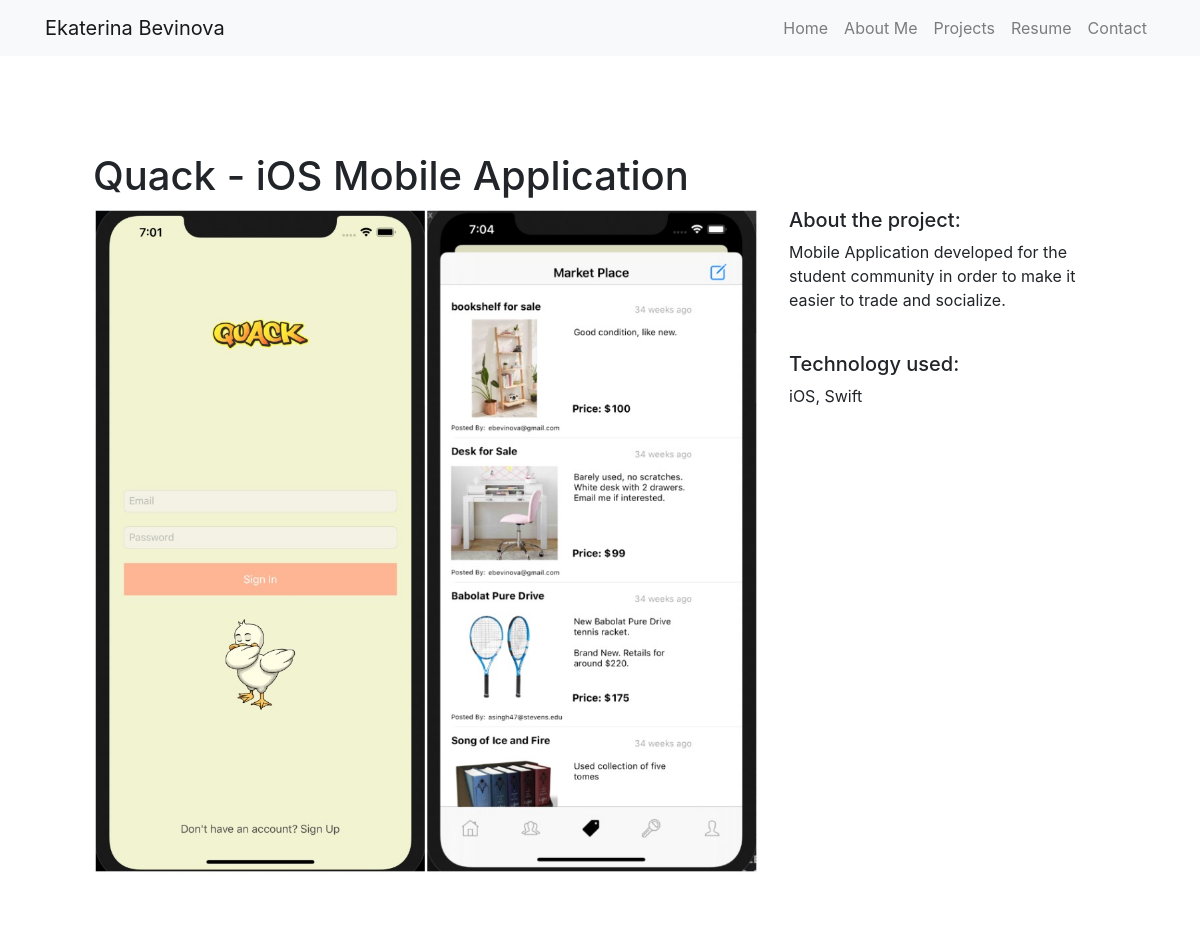
Screenshot of /projects/5/ with the database file from the repository.
### infoapp/models.py (models this page shows)
class Project(models.Model):
    title = models.CharField(max_length=100)
    description = models.TextField()
    technology = models.TextField()
    image = models.ImageField(upload_to="project_images", blank=True)

### infoapp/views.py (the view)
# urls.py: path("<int:pk>/", views.project_details, name="project_details"),
def project_details(request, pk):
    project = Project.objects.get(pk=pk)
    context = {
        'project': project
    }
    return render(request, 'infoapp/project_detail.html', context)

### templates/infoapp/project_detail.html
<!DOCTYPE html>
{% extends "infoapp/base.html" %}
{% block body_block %}
<h1>{{ project.title }}</h1>
<div class="row">
    <div class="col-md-8">
        <img src="{{ project.image.url }}" alt="" width="100%">
    </div>
    <div class="col-md-4">
        <h5>About the project:</h5>
        <p>{{ project.description }}</p>
        <br>
        <h5>Technology used:</h5>
        <p>{{ project.technology }}</p>
    </div>
</div>
{% endblock %}

### rows the page displays
Project: title "Quack - iOS Mobile Application", image (picture), description "Mobile Application developed for the student community in order to make it easier to trade and socialize.", technology "iOS, Swift"
